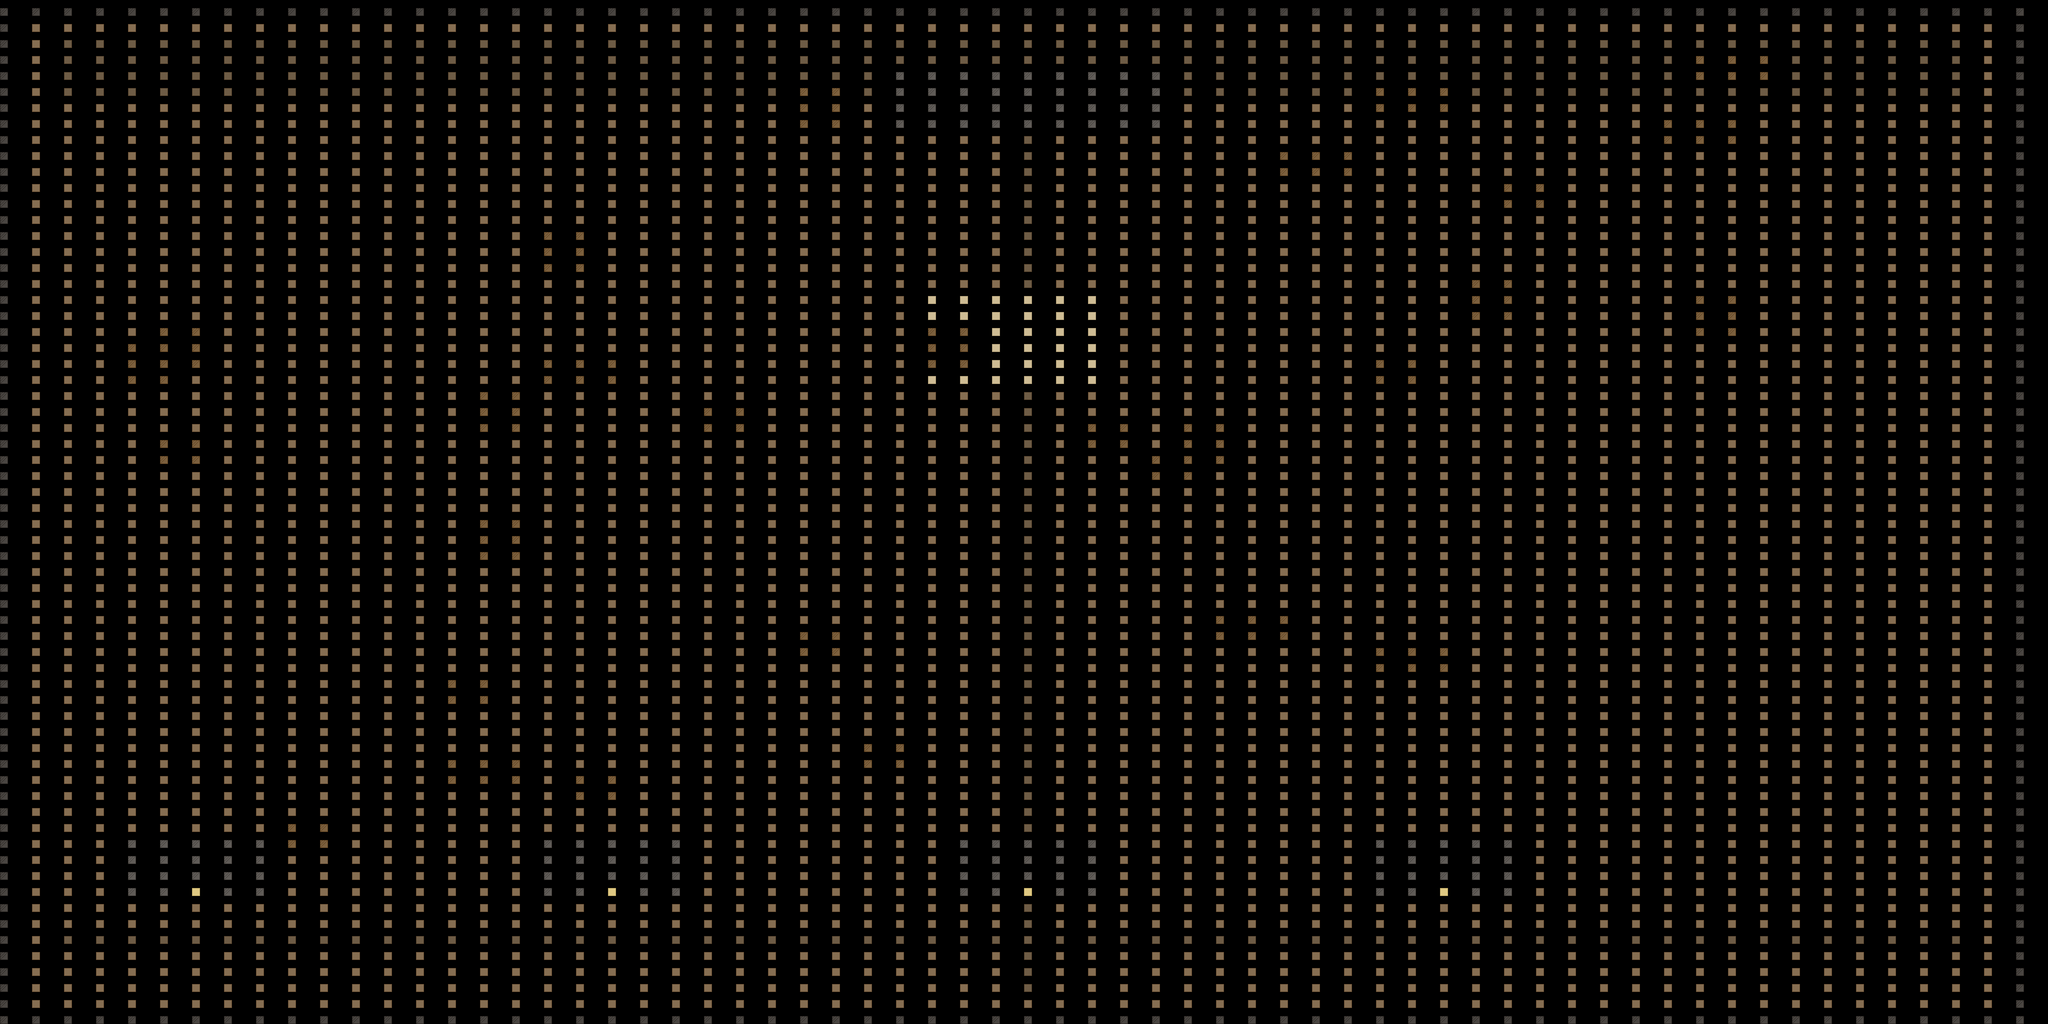

Tiled map render using the project's own tile images. Description and the map definition, with tile-layer contents summarised, below:
An orthogonal 64x64 tile map with 64x32 px tiles, 1 tile layer (suelo).

<map version="1.10" tiledversion="1.10.2" orientation="orthogonal" renderorder="right-down" width="64" height="64" tilewidth="64" tileheight="32" infinite="0" nextlayerid="2" nextobjectid="1">
 <tileset firstgid="1" name="ciudad" tilewidth="16" tileheight="16" tilecount="36" columns="6">
  <image source="../textures/ciudad_tileset.png" width="96" height="96" />
  <tile id="1">
   <properties>
    <property name="collision" type="bool" value="true" />
   </properties>
  </tile>
  <tile id="3">
   <properties>
    <property name="collision" type="bool" value="true" />
   </properties>
  </tile>
  <tile id="6">
   <properties>
    <property name="collision" type="bool" value="true" />
   </properties>
  </tile>
  <tile id="7">
   <properties>
    <property name="collision" type="bool" value="true" />
   </properties>
  </tile>
  <tile id="8">
   <properties>
    <property name="collision" type="bool" value="true" />
   </properties>
  </tile>
  <tile id="9">
   <properties>
    <property name="collision" type="bool" value="true" />
   </properties>
  </tile>
  <tile id="10">
   <properties>
    <property name="collision" type="bool" value="true" />
   </properties>
  </tile>
  <tile id="11">
   <properties>
    <property name="collision" type="bool" value="true" />
   </properties>
  </tile>
  <tile id="12">
   <properties>
    <property name="collision" type="bool" value="true" />
   </properties>
  </tile>
  <tile id="13">
   <properties>
    <property name="collision" type="bool" value="true" />
   </properties>
  </tile>
  <tile id="14">
   <properties>
    <property name="collision" type="bool" value="true" />
   </properties>
  </tile>
  <tile id="15">
   <properties>
    <property name="collision" type="bool" value="true" />
   </properties>
  </tile>
  <tile id="16">
   <properties>
    <property name="collision" type="bool" value="true" />
   </properties>
  </tile>
  <tile id="17">
   <properties>
    <property name="collision" type="bool" value="true" />
   </properties>
  </tile>
  <tile id="18">
   <properties>
    <property name="collision" type="bool" value="true" />
   </properties>
  </tile>
  <tile id="19">
   <properties>
    <property name="collision" type="bool" value="true" />
   </properties>
  </tile>
  <tile id="24">
   <properties>
    <property name="collision" type="bool" value="true" />
   </properties>
  </tile>
  <tile id="25">
   <properties>
    <property name="collision" type="bool" value="true" />
   </properties>
  </tile>
  <tile id="26">
   <properties>
    <property name="collision" type="bool" value="true" />
   </properties>
  </tile>
  <tile id="28">
   <properties>
    <property name="collision" type="bool" value="true" />
   </properties>
  </tile>
  <tile id="32">
   <properties>
    <property name="collision" type="bool" value="true" />
   </properties>
  </tile>
  <tile id="35">
   <properties>
    <property name="collision" type="bool" value="true" />
   </properties>
  </tile>
 </tileset>
 <layer id="1" name="suelo" width="64" height="64">
  <data>[4096 cells, 4096 non-empty, 7 distinct tile ids]</data>
 </layer>
</map>
